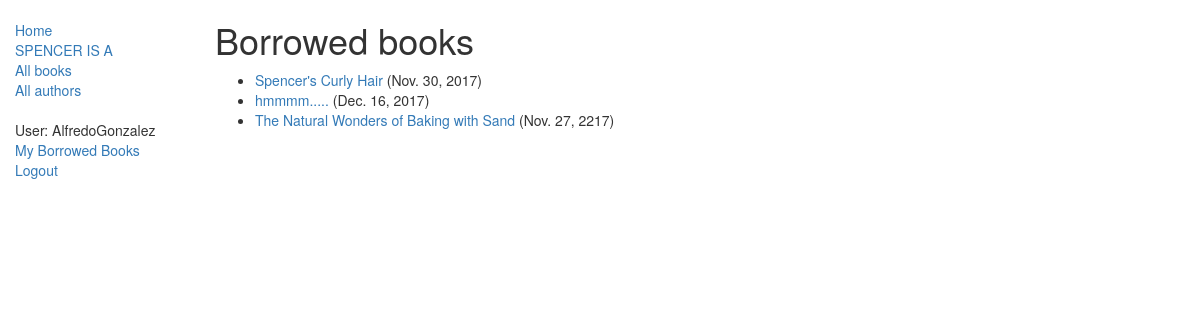
/catalog/mybooks/ (signed in), run on the app's committed database.
### catalog/models.py (models this page shows, shortened)
class BookInstance(models.Model):
    id = models.UUIDField(primary_key=True, default=uuid.uuid4, help_text="Unique ID for this particular book across whole library")
    book = models.ForeignKey('Book', on_delete=models.SET_NULL, null=True)
    imprint = models.CharField(max_length=200)
    due_back = models.DateField(null=True, blank=True)
    LOAN_STATUS = (
        ('m', 'Maintenance'),
        ('o', 'On loan'),
        ('a', 'Available'),
        ('r', 'Reserved'),
    )
    status = models.CharField(max_length=1, choices=LOAN_STATUS, blank=True, default='m', help_text='Book availability')
    borrower = models.ForeignKey(User, on_delete=models.SET_NULL, null=True, blank=True)
    @property
    def is_overdue(self):
        if self.due_back and date.today() > self.due_back:
            return True
        return False
    class Meta:
        ordering = ["due_back"]
        permissions = (("can_mark_returned", "Set book as returned"),)

class Book(models.Model):
    title = models.CharField(max_length=200)
    author = models.ForeignKey('Author', on_delete=models.SET_NULL, null=True)
    summary = models.TextField(max_length=1000, help_text="Enter a brief description of the book")
    isbn = models.CharField('ISBN',max_length=13, help_text='13 Character <a href="https://www.isbn-international.org/content/what-isbn">ISBN number</a>')
    genre = models.ManyToManyField(Genre, help_text="Select a genre for this book")
    language = models.ForeignKey('Language', on_delete=models.SET_NULL, null=True)
    def display_genre(self):
        """
        Creates a string for the Genre. This is required to display genre in Admin.
        """
        return ', '.join([ genre.name for genre in self.genre.all()[:3] ])
    display_genre.short_description = 'Genre'

### catalog/views.py (the view)
class LoanedBooksByUserListView(LoginRequiredMixin,generic.ListView):
    model = BookInstance
    template_name ='catalog/bookinstance_list_borrowed_user.html'
    paginate_by = 10
    def get_queryset(self):
        return BookInstance.objects.filter(borrower=self.request.user).filter(status__exact='o').order_by('due_back')

### catalog/templates/catalog/bookinstance_list_borrowed_user.html
{% extends "base_generic.html" %}
{% block content %}
    <h1>Borrowed books</h1>
    {% if bookinstance_list %}
    <ul>
      {% for bookinst in bookinstance_list %}
      <li class="{% if bookinst.is_overdue %}text-danger{% endif %}">
        <a href="{% url 'book-detail' bookinst.book.pk %}">{{bookinst.book.title}}</a> ({{ bookinst.due_back }})
      </li>
      {% endfor %}
    </ul>
    {% else %}
      <p>There are no books borrowed.</p>
    {% endif %}
{% endblock %}

### catalog/templates/base_generic.html (shortened to what this page needs)
<!DOCTYPE html>
<html lang="en">
<head>
  <link rel="stylesheet" href="https://maxcdn.bootstrapcdn.com/bootstrap/3.3.7/css/bootstrap.min.css">
  {% load static %}
  <link rel="stylesheet" href="{% static 'css/styles.css' %}">
</head>
<body>
  <div class="container-fluid">
    <div class="row">
      <div class="col-sm-2">
      {% block sidebar %}
      <ul class="sidebar-nav">
          <li><a href="{% url 'index' %}">Home</a></li>
          <li><a href="{% url 'spencer' %}">SPENCER IS A</a></li>
          <li><a href="{% url 'books' %}">All books</a></li>
          <li><a href="{% url 'authors' %}">All authors</a></li>
        {% if user.is_authenticated %}
          <br>
          <li>User: {{ user.get_username }}</li>
          <li><a href="{% url 'my-borrowed' %}">My Borrowed Books</a></li>
          <li><a href="{% url 'logout'%}?next={{request.path}}">Logout</a></li>
        {% else %}
           <li><a href="{% url 'login'%}?next={{request.path}}">Login</a></li>
        {% endif %}
     </ul>
     {% endblock %}
      </div>
      <div class="col-sm-10 ">
      {% block content %}{% endblock %}
      </div>
    </div>
  </div>
</body>
</html>

### catalog/static/css/styles.css (style rules this page uses)
.sidebar-nav { margin-top: 20px; padding: 0; list-style: none; }

### data on the page
BookInstance: book "Spencer's Curly Hair", due_back "Nov. 30, 2017"
BookInstance: book "hmmmm.....", due_back "Dec. 16, 2017"
BookInstance: book "The Natural Wonders of Baking with Sand", due_back "Nov. 27, 2217"

### other printed values
{{ user.get_username }} "AlfredoGonzalez"
